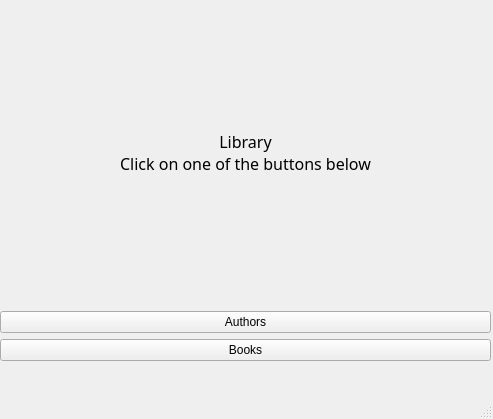
<?xml version="1.0" encoding="UTF-8"?>
<ui version="4.0">
 <class>MainWindow</class>
 <widget class="QMainWindow" name="MainWindow">
  <property name="geometry">
   <rect>
    <x>0</x>
    <y>0</y>
    <width>493</width>
    <height>419</height>
   </rect>
  </property>
  <property name="sizePolicy">
   <sizepolicy hsizetype="Fixed" vsizetype="Fixed">
    <horstretch>0</horstretch>
    <verstretch>0</verstretch>
   </sizepolicy>
  </property>
  <property name="windowTitle">
   <string>MainWindow</string>
  </property>
  <widget class="QWidget" name="centralwidget">
   <property name="sizePolicy">
    <sizepolicy hsizetype="Fixed" vsizetype="Fixed">
     <horstretch>0</horstretch>
     <verstretch>0</verstretch>
    </sizepolicy>
   </property>
   <property name="font">
    <font>
     <weight>50</weight>
     <bold>false</bold>
    </font>
   </property>
   <widget class="QWidget" name="verticalLayoutWidget">
    <property name="geometry">
     <rect>
      <x>0</x>
      <y>0</y>
      <width>491</width>
      <height>361</height>
     </rect>
    </property>
    <layout class="QVBoxLayout" name="verticalLayout">
     <item>
      <widget class="QLabel" name="label">
       <property name="sizePolicy">
        <sizepolicy hsizetype="Minimum" vsizetype="Minimum">
         <horstretch>0</horstretch>
         <verstretch>0</verstretch>
        </sizepolicy>
       </property>
       <property name="font">
        <font>
         <family>Nirmala UI Semilight</family>
         <pointsize>12</pointsize>
         <weight>50</weight>
         <bold>false</bold>
        </font>
       </property>
       <property name="text">
        <string>Library
Click on one of the buttons below</string>
       </property>
       <property name="textFormat">
        <enum>Qt::AutoText</enum>
       </property>
       <property name="alignment">
        <set>Qt::AlignCenter</set>
       </property>
      </widget>
     </item>
     <item>
      <widget class="QPushButton" name="Authors">
       <property name="text">
        <string>Authors</string>
       </property>
      </widget>
     </item>
     <item>
      <widget class="QPushButton" name="Books">
       <property name="text">
        <string>Books</string>
       </property>
      </widget>
     </item>
    </layout>
   </widget>
  </widget>
  <widget class="QMenuBar" name="menubar">
   <property name="geometry">
    <rect>
     <x>0</x>
     <y>0</y>
     <width>493</width>
     <height>26</height>
    </rect>
   </property>
  </widget>
  <widget class="QStatusBar" name="statusbar"/>
 </widget>
 <resources/>
 <connections/>
</ui>
